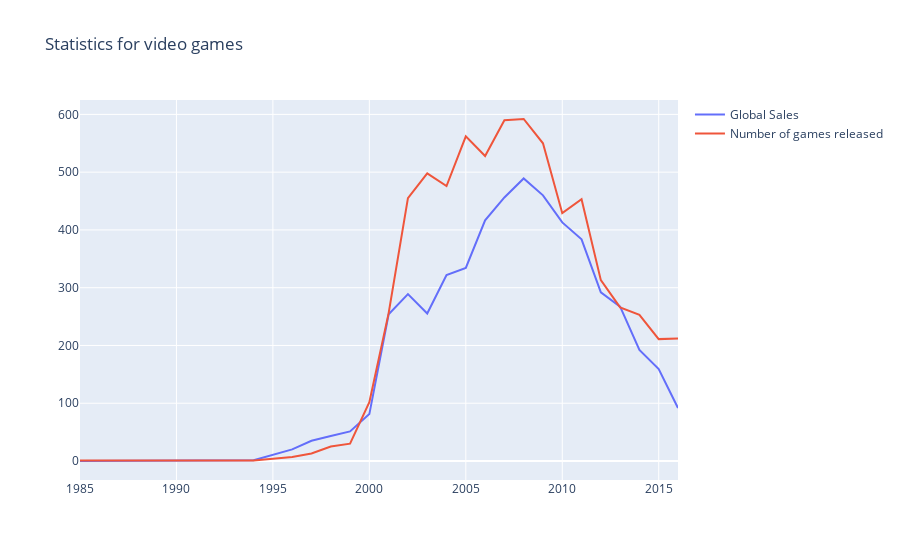

The cell this chart's notebook holds for it:
### Markdown cell above
Figure은 줄거리상 시각화의 주요 요소이자 작업마이다. 데이터(이 라이브러리에서 트레이스라고 하는 선 배열)와 스타일(레이아웃 객체로 표시됨)로 구성됩니다. 가장 간단한 경우에는 iplot 함수를 호출하여 트레이스만 반환할 수 있습니다.

show_link 매개 변수는 차트에서 온라인 플랫폼 plot.ly으로 연결되는 링크의 표시 여부를 전환합니다. 대부분의 경우 이 기능은 필요하지 않으므로 실수로 해당 링크를 클릭하지 않도록 show_link=False를 전달하여 끄는 것이 좋습니다.

### Code cell
# 글로벌 매출 라인(추적) 생성
trace0=go.Scatter(x=years_df.index,y=years_df['Global_Sales'],name='Global Sales')

# 출시 게임 수에 대한 라인(추적) 생성
trace1=go.Scatter(x=years_df.index,y=years_df['Number_of_Games'],name='Number of games released')
# Define the data array
data=[trace0,trace1]
# Set the title
layout = {"title": "Statistics for video games"}

fig=go.Figure(data=data,layout=layout)
iplot(fig,show_link=False)

### Figure 1 — Plotly figure (JSON) as saved in the notebook; plotly's stock layout.template omitted (floating-point values rounded to 4 significant figures)
{"data": [{"name": "Global Sales", "type": "scatter", "x": [1985, 1988, 1992, 1994, 1996, 1997, 1998, 1999, 2000, 2001, 2002, 2003, 2004, 2005, 2006, 2007, 2008, 2009, 2010, 2011, 2012, 2013, 2014, 2015, 2016], "y": [0.03, 0.03, 0.03, 1.27, 20.1, 35.01, 43.18, 51.17, 81.24, 253.9, 288.8, 255.4, 321.8, 334.3, 416.7, 456.2, 489.1, 459.8, 413.0, 383.7, 291.9, 267.2, 192.4, 159.2, 91.56]}, {"name": "Number of games released", "type": "scatter", "x": [1985, 1988, 1992, 1994, 1996, 1997, 1998, 1999, 2000, 2001, 2002, 2003, 2004, 2005, 2006, 2007, 2008, 2009, 2010, 2011, 2012, 2013, 2014, 2015, 2016], "y": [1, 1, 1, 1, 7, 13, 25, 30, 102, 256, 455, 498, 476, 562, 528, 590, 592, 550, 429, 453, 313, 266, 253, 211, 212]}], "layout": {"title": {"text": "Statistics for video games"}}}
